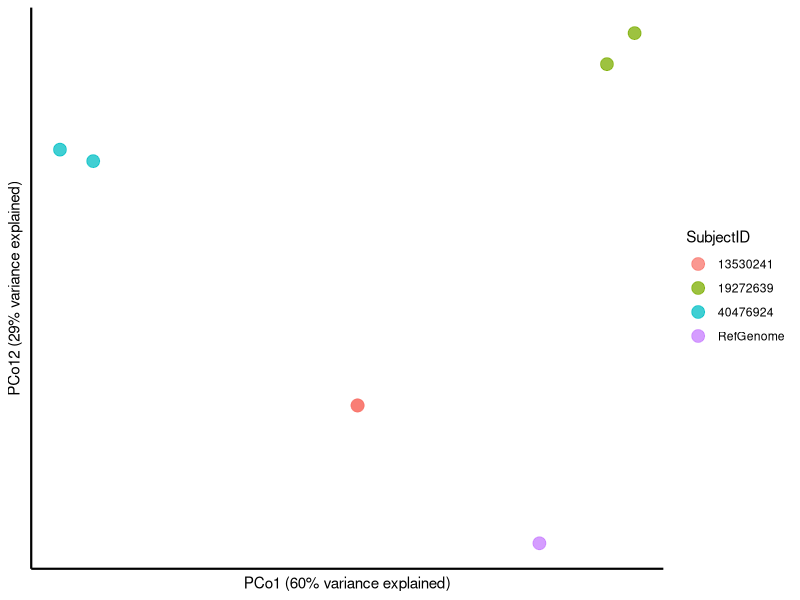

Reproduce this figure in R.
# Generate ordination plot from distance matrix calculated from StrainPhlAn multiple sequence alignment file

# These files need to be in your working directory:
# s__eubacterium_siraeum.distmat_4R.txt
# metadata.txt

# load libraries
library(ggplot2)
library(vegan)

# load triangular distance matrix 
e.sir.dist <- read.table( 's__eubacterium_siraeum.distmat_4R.txt', sep = "\t", row.names = 1, header = T )
# remove X from colnames
colnames( e.sir.dist ) <- gsub( "X", "", colnames( e.sir.dist ))
# make symmetric, add lower triangle to upper triangle
e.sir.dist[lower.tri(e.sir.dist)] <- t(e.sir.dist)[lower.tri(e.sir.dist)]
dim(e.sir.dist)  # should be 7 by 7 matrix
# ordinate on the distance matrix
e.sir.pcoa <- cmdscale( e.sir.dist, eig = T )
# variance explained 
head(eigenvals(e.sir.pcoa)/sum(eigenvals(e.sir.pcoa)))
# get scores for plotting
e.sir.scores <- as.data.frame( e.sir.pcoa$points )

# read in metadata file
e.sir.meta <- read.delim( 'metadata.txt', header = T, sep = "\t", row.names = 1 )
# append to e.sir.scores
e.sir.scores.meta <- merge( e.sir.scores, e.sir.meta, by = 'row.names' )
# set first column as rownames and remove it
rownames( e.sir.scores.meta ) <- e.sir.scores.meta[,1]
e.sir.scores.meta[,1] <- NULL
# change colnames
colnames(e.sir.scores.meta) <- c( "PCo1", "PCo2", "SubjectID" )

# plot ordination
ggplot( e.sir.scores.meta, aes(PCo1, PCo2, color=SubjectID) ) + 
  geom_point(size = 4, alpha = 0.75) + theme_classic() + 
  theme(axis.line.x = element_line(colour = 'black', size=0.75, linetype='solid'),
        axis.line.y = element_line(colour = 'black', size=0.75, linetype='solid'),
        axis.ticks = element_blank(), axis.text = element_blank()) + 
  xlab("PCo1 (60% variance explained)") + ylab( "PCo12 (29% variance explained)" )

# NOTE that the two samples from subject 13530241 have identical strains, which in this case is an artefact of subsampling. 
